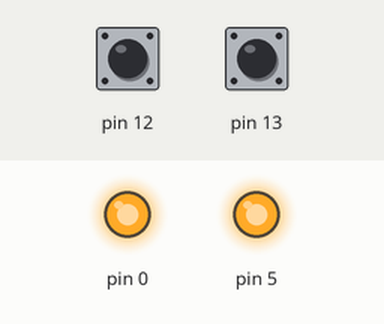
Recording of a sketch running on a simulated Arduino Uno, built with avr-gcc and run on an emulated ATmega328P. Parts: output pins drawn as LEDs (lit = HIGH). Dashed ring = blinking. Inputs (shaded band) come from the test bench; at power-on: pin 12 LOW, pin 13 LOW.

Above: at 1.2 s.
1.3 s: pin 12 pulsed HIGH 5 times (0.12 s each, 0.3 s apart)
At 2.8 s:
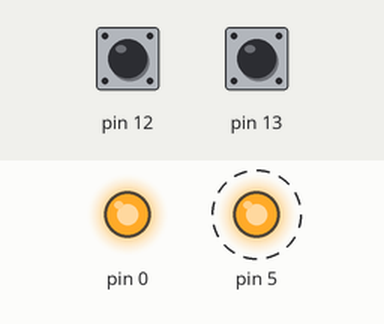
4.3 s: pin 12 driven HIGH
At 5.4 s:
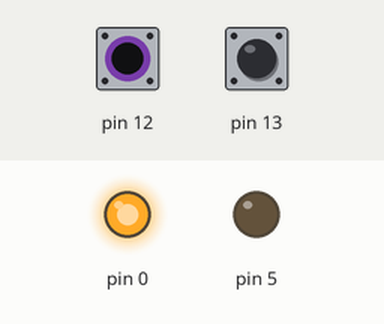
5.8 s: pin 13 pulsed HIGH 2 times (0.12 s each, 0.3 s apart)
At 7.2 s:
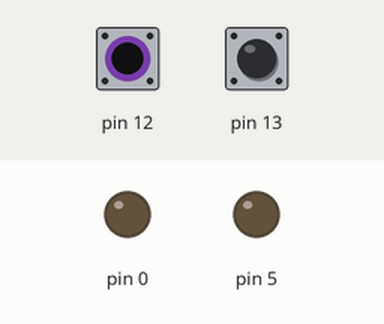
7.9 s: pin 13 driven HIGH
At 8.7 s:
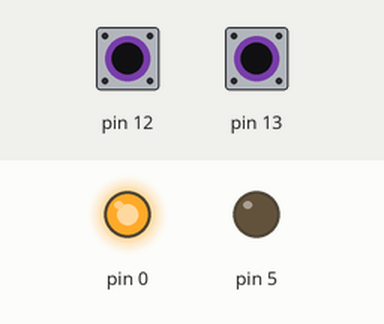
Timing chart, 0 to 10.4 s (numbered marks = the images above; inputs shaded):
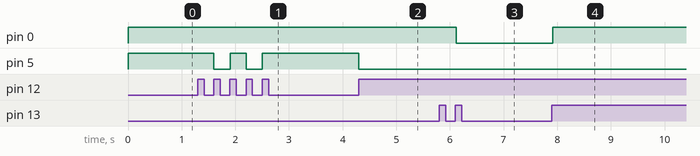

The sketch:

encender_apagar_leds_POO.ino
```cpp
#include "HandleLed.h"
HandleLed led1(12, 5);
HandleLed led2(13, 0);

void setup()
{
}
void loop()
{
  led1.handleLed();
  led2.handleLed();
}
```

HandleLed.cpp
```cpp
#include "HandleLed.h"
#include <Arduino.h>

HandleLed::HandleLed(int buttonPin, int  ledPin)
{
  pinMode(ledPin, OUTPUT);
  pinMode(buttonPin, INPUT);
  digitalWrite(ledPin, 1);
  _ledPin = ledPin;
  _buttonPin = buttonPin;
  _estadoDelLed = 0;
  _estadoPrevio = 0;
}

void HandleLed::handleLed()
{
  bool buttonState = digitalRead(_buttonPin);

  if (buttonState != _estadoPrevio && buttonState == HIGH)
    digitalWrite(_ledPin, _estadoDelLed = !_estadoDelLed);

  delay(10);

  _estadoPrevio = buttonState;

}
```

HandleLed.h
```cpp
#ifndef HandleLed_h
#define HandleLed_h

class HandleLed
{
  public:
    HandleLed(int buttonPin, int  ledPin);
    void handleLed();
  private:
    int _buttonPin;
    int _ledPin;
    bool _estadoDelLed;
    bool _estadoPrevio;
};
#endif
```

Measured:
- after the input at 1.3 s, pin 5: alternates HIGH for 0.30 s and LOW for 0.30 s, 4 changes in all, then stays HIGH, starting after 0.30 s
- after the input at 4.3 s, pin 5: HIGH → LOW at once
- after the input at 5.8 s, pin 0: HIGH → LOW after 0.32 s
- after the input at 7.9 s, pin 0: LOW → HIGH at once
